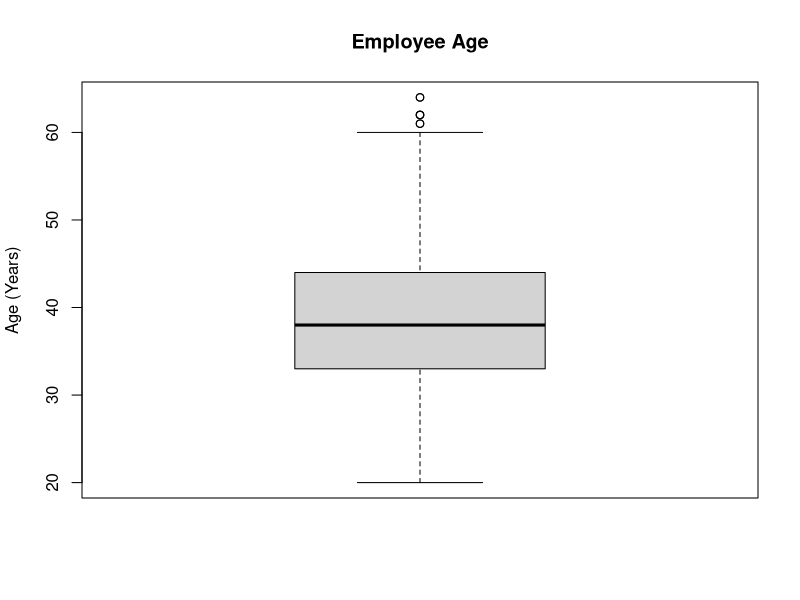
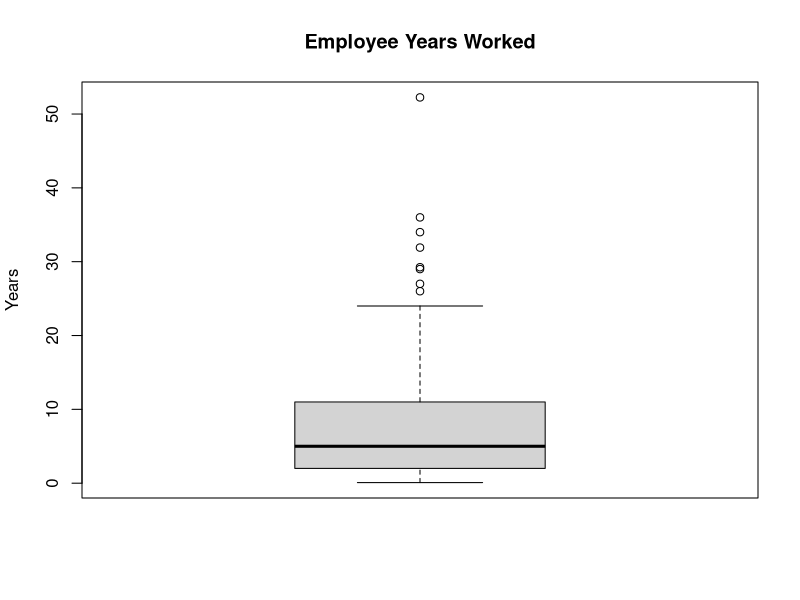
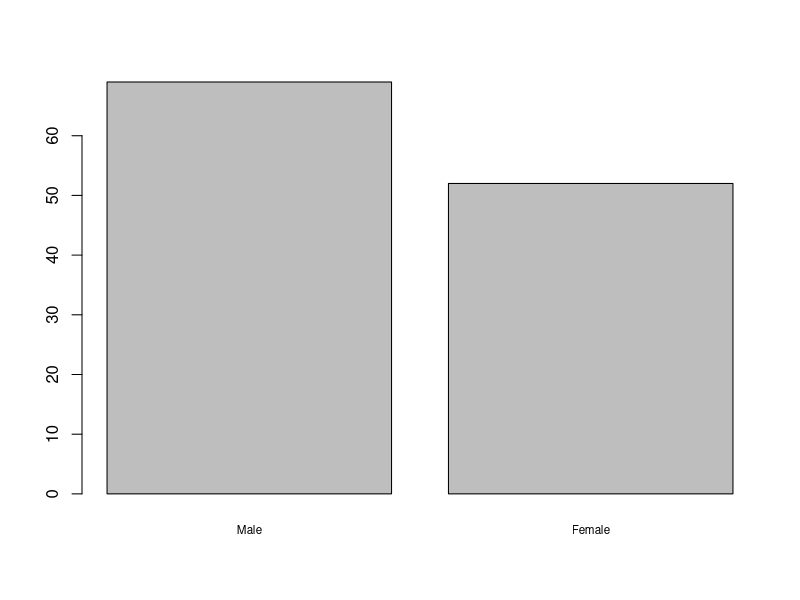
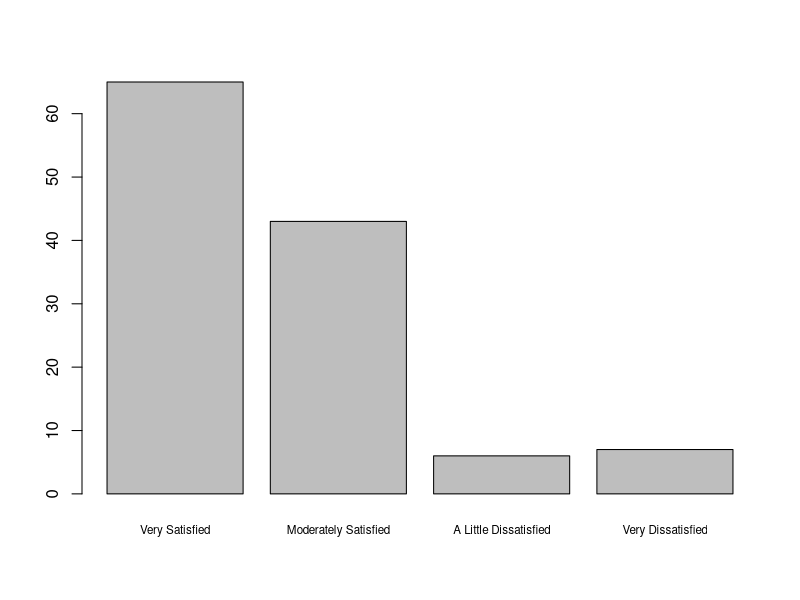
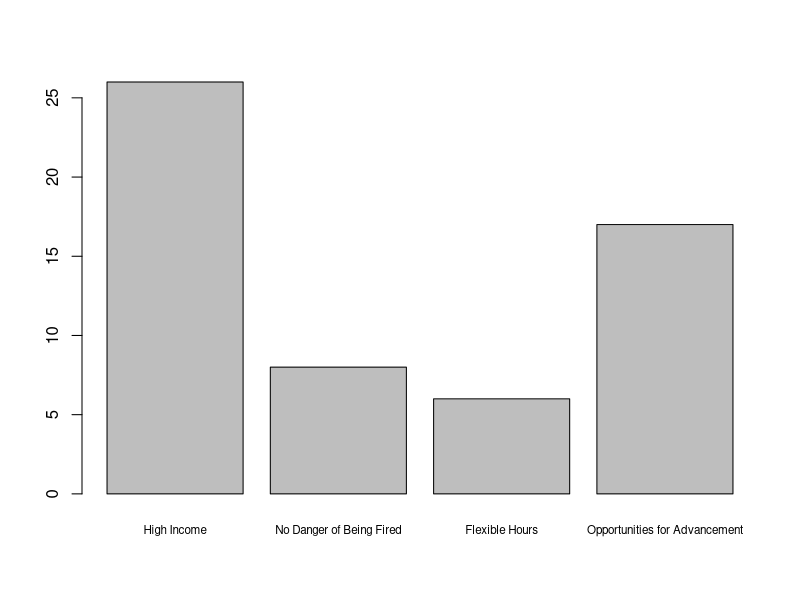
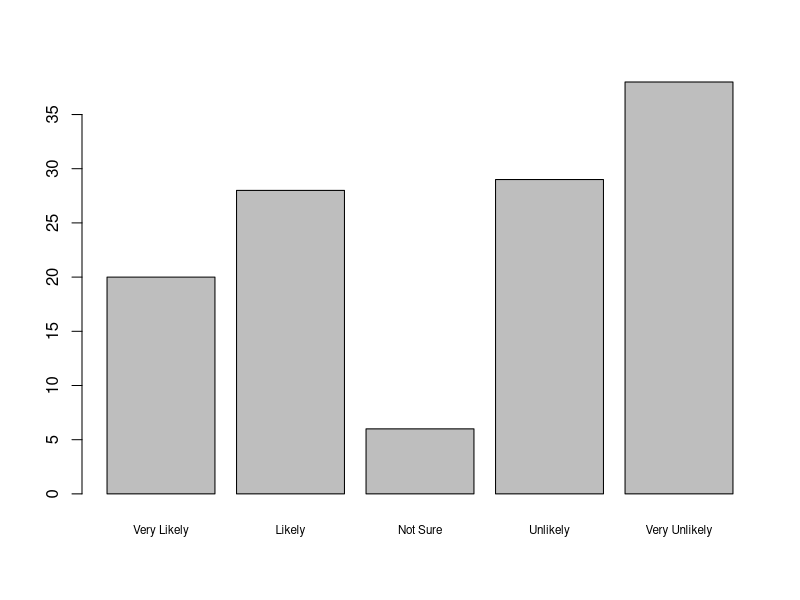
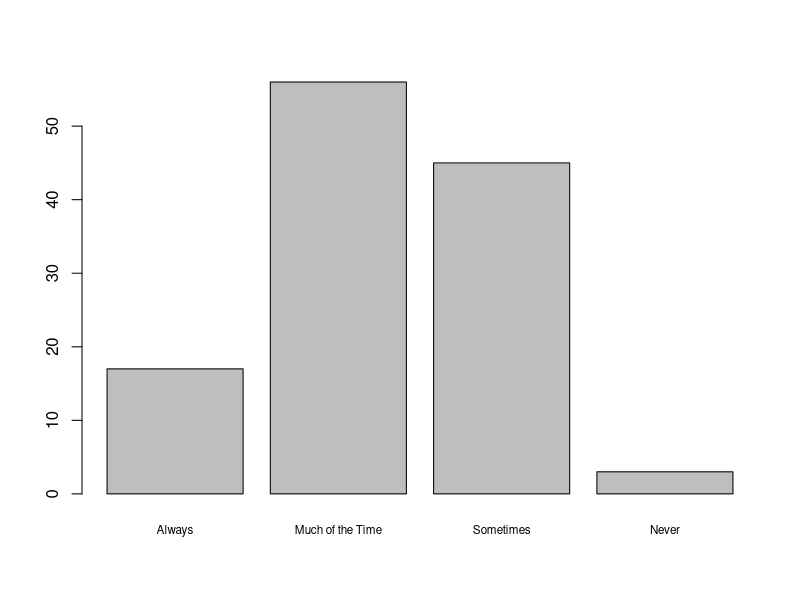
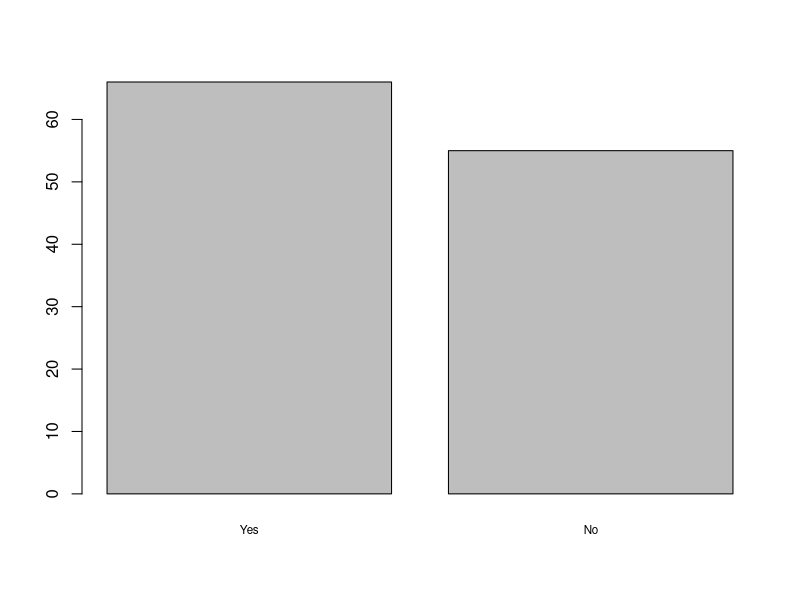

R code for these plots, in order:
## ---- chunk 1
df <- read.csv(file.path("Typical_Employee_Survey_Data.csv"))
head(df)

headers <- c("Age", "Gender", "Job Satisfaction", "Most Important Job Factor", 
             "Years Worked", 
            "Promotion Likelihood", "Work Decision Making", 
            "Budgetary Decision Making", "Pride in Organization", 
            "Likelihood to Stay Despite Greater Pay", "Workplace Relations")
names(df) <- headers            

head(df)

# Main takeaways
descriptions <- c(
  "This chart shows that the median age for employees is at 38 years, and shows little skew except for some outliers in the 60s range",
  "There are slightly more Males than Females",
  "Over 50% of respondents are the most satisfied with their job",
  "Most people care most about enjoying the work, flexibility is not so important",
  "This chart is far more skewed right, with a median tenure at 5 years, but many employees who have worked far longer, including for over 50 years",
  "Individuals do not feel optimistic about their chances for promotion",
  "Employees feel they are only allowed to make decisions about their work moderately",
  "A little over 50% feel involved in budgetary decision making",
  "Most are somewhat proud about working in the organization, but not very proud",
  "Most employees signal they are unlikely to leave this job for a higher paying opportunity",
  "Employees feel very positive about their workplace relations"
)

# Labels
labels_list <- list(
  NULL,  # Age
  c("Male", "Female"),  # Gender
  c("Very Satisfied", "Moderately Satisfied", "A Little Dissatisfied", "Very Dissatisfied"),  # Job Satisfaction
  c("High Income", "No Danger of Being Fired", "Flexible Hours", "Opportunities for Advancement"),  # Most Important Job Factor
  NULL, # Years Worked
  c("Very Likely", "Likely", "Not Sure", "Unlikely", "Very Unlikely"),  # Promotion Likelihood
  c("Always", "Much of the Time", "Sometimes", "Never"),  # Work Decision Making
  c("Yes", "No"),  # Budgetary Decision Making
  c("Very Proud", "Somewhat Proud", "Indifferent", "Not At All Proud"),  # Pride in Organization
  c("Very Likely", "Likely", "Not Sure", "Unlikely", "Very Unlikely"),  # Likelihood to Stay Despite Greater Pay
  c("Very Good", "Good", "So So", "Bad", "Very Bad")  # Workplace Relations
)

# Fivenum and Boxplots
cat("Column:  ", names(df[1]), "\nFivenum: ", fivenum(df[[1]]), "\n")
boxplot(df[[1]], main="Employee Age", ylab="Age (Years)")
print(descriptions[1])


cat("Column:  ", names(df[5]), "\nFivenum: ", fivenum(df[[5]]), "\n")
boxplot(df[[5]], main="Employee Years Worked", ylab="Years")
print(descriptions[5])


#Factors and Visualizations
for (col in 1:length(headers)) {
  if (col != 1 & col != 5){
    df[[col]] <- factor(df[[col]], levels = 1:length(labels_list[[col]]), 
                        labels = labels_list[[col]])
    plot(df[[col]], main=names(df[[col]]), cex.names=0.7)
    print(descriptions[col])
  }
}


# Some Scatterplots
scatter.smooth(df$Age, df$`Years Worked`, xlab="Age", ylab="Years Worked")
print("Employee Years worked at the company is positively correlated with Age, which makes intuitive sense")

scatter.smooth(df[[1]], df[[6]], xlab="Age", ylab="Promotion Chance")
print("Older employees tend to feel more positive about promotion chances")
